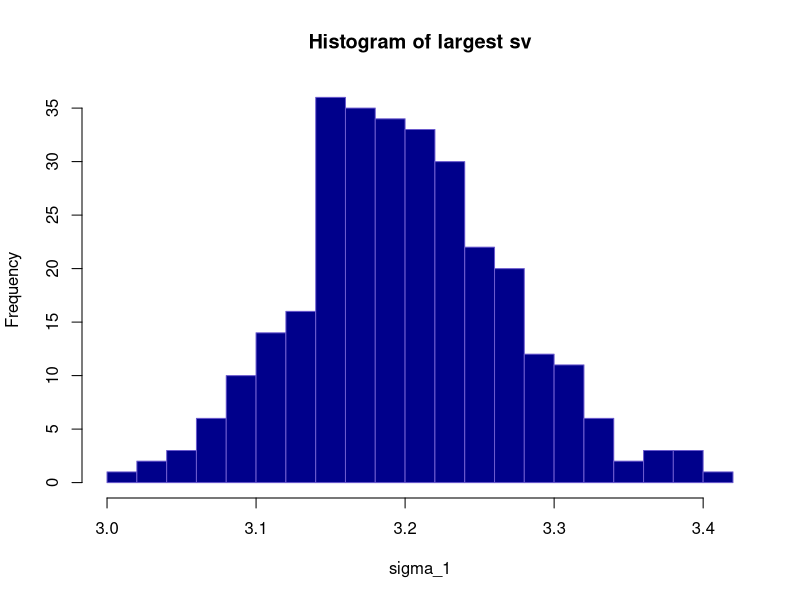
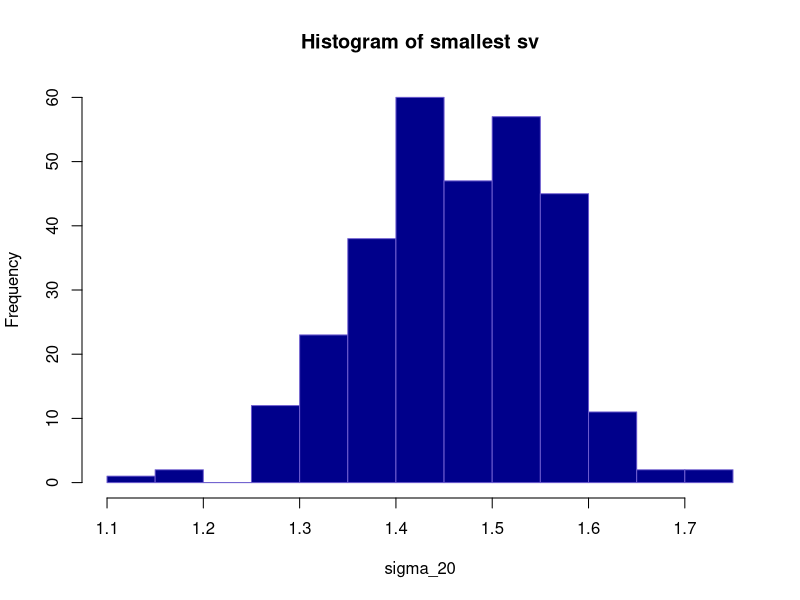
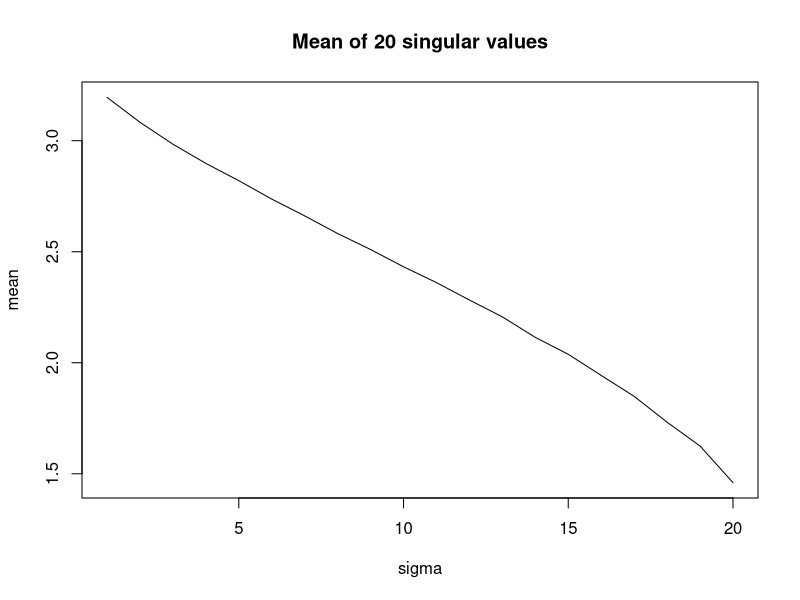

Reproduce these figures in R, in order.
## ---- chunk 1
knitr::opts_chunk$set(fig.width=6, fig.height=4, fig.path='Figs/',
                      error=TRUE, echo=TRUE, eval=TRUE, warning=FALSE, message=FALSE)
## ---- chunk 2
library(dplyr)

output=matrix(NA, nrow=300, ncol=20)

for (i in 1:300){
  A <- matrix(nrow=40, ncol=20)
  for (k in 1:dim(A)[1]){
      A[k,]=rnorm(dim(A)[2], mean=0, sd=1)
  }
  dim(A)
  (s <- svd(A))
  dim(s$u)
  dim(s$v)
  # D <- diag(s$d)
  # s$u %*% D %*% t(s$v) #  X = U D V'
  # t(s$u) %*% X %*% s$v #  D = U' X V 
  output[i,] <- s$d
}

dim(output)
output_sqr <- sqrt(output)
df_output_sig <- as.data.frame(output_sqr)

head(df_output_sig)

## ---- chunk 3
hist(df_output_sig$V1, breaks=15, col="darkblue", border="slateblue", main="Histogram of largest sv", xlab = 'sigma_1')

## ---- chunk 4
hist(df_output_sig$V20, breaks=15, col="darkblue", border="slateblue", main="Histogram of smallest sv", xlab = 'sigma_20')

## ---- chunk 5
library(ggplot2)
table <- sapply(df_output_sig, mean, 1)
df_mean <- data.frame(mean=table)
rownames(df_mean) <- 1:20
df_mean2 <- tibble::rownames_to_column(df_mean, 'sigma')

plot(df_mean2, type ='l', main='Mean of 20 singular values')

